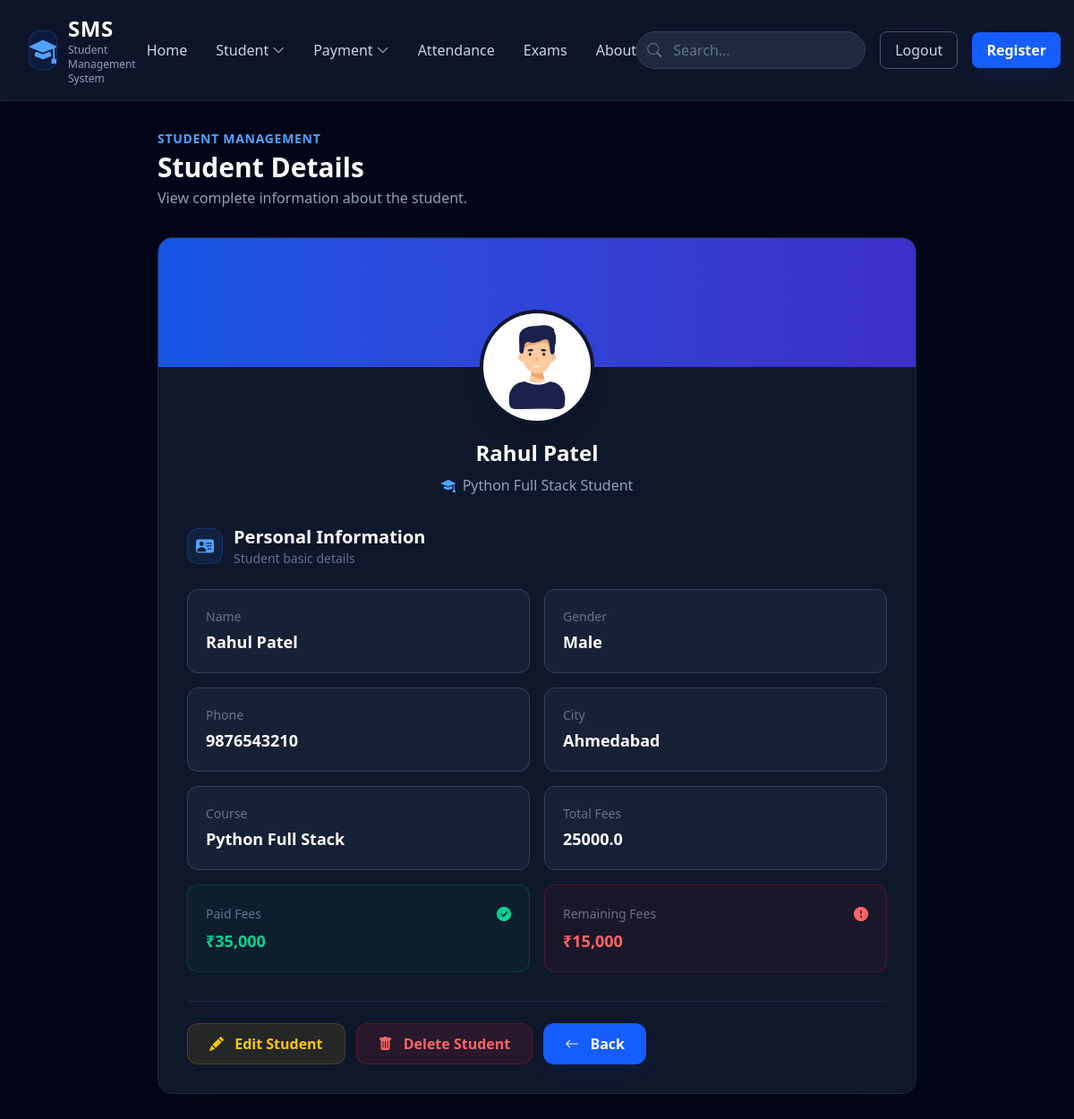
Page /studentdetail/6 on the committed database.
### student_app/models.py (models this page shows, shortened)
class Student(models.Model):
    gender = (
        ('male','male'),
        ('female','female')
    )
    name = models.CharField(max_length=50)
    gender = models.CharField(max_length=10,choices=gender)
    phone = models.IntegerField()
    city = models.CharField(max_length=50)
    course = models.CharField(max_length=50)
    fees = models.FloatField()
    image = models.ImageField(upload_to='media')

### student_app/views.py (the view)
# urls.py: path('studentdetail/<int:id>',views.studentdetail),
def studentdetail(request,id):
    s = Student.objects.get(id=id)
    return render(request,'studentdetail.html',{'s':s})

### templates/studentdetail.html
{% extends "base.html" %}
{% block contain %}
    <div class="max-w-4xl mx-auto px-6 py-8">
        <div class="mb-8">
            <p class="text-blue-400 text-sm font-semibold uppercase tracking-wider mb-1">
                Student Management
            </p>
            <h1 class="text-3xl font-bold text-white">
                Student Details
            </h1>
            <p class="text-slate-400 mt-1">
                View complete information about the student.
            </p>
        </div>
        <div class="bg-slate-900 border border-slate-800 rounded-2xl shadow-2xl overflow-hidden">
            <div class="h-36 bg-gradient-to-r from-blue-600 to-indigo-700 relative">
                <div class="absolute inset-0 bg-blue-900/20"></div>
            </div>
            <div class="flex flex-col items-center -mt-16 px-6 relative">
                <img
                    src="/media/{{s.image}}"
                    class="w-32 h-32 rounded-full border-4 border-slate-900 object-cover shadow-xl bg-slate-800"
                >
                <h2 class="text-2xl font-bold text-white mt-4">
                    {{s.name}}
                </h2>
                <div class="flex items-center gap-2 mt-2">
                    <i class="bi bi-mortarboard-fill text-blue-400"></i>
                    <p class="text-slate-400">
                        {{s.course}} Student
                    </p>
                </div>
            </div>
            <div class="p-8">
                <div class="flex items-center gap-3 mb-6">
                    <div class="w-10 h-10 rounded-xl bg-blue-500/10 border border-blue-500/20 flex items-center justify-center">
                        <i class="bi bi-person-vcard-fill text-xl text-blue-400"></i>
                    </div>
                    <div>
                        <h3 class="text-xl font-semibold text-white">
                            Personal Information
                        </h3>
                        <p class="text-slate-500 text-sm">
                            Student basic details
                        </p>
                    </div>
                </div>
                <div class="grid md:grid-cols-2 gap-4">
                    <div class="bg-slate-800/60 border border-slate-700 rounded-xl p-5">
                        <p class="text-slate-500 text-sm mb-1">
                            Name
                        </p>
                        <p class="font-semibold text-lg text-white">
                            {{s.name}}
                        </p>
                    </div>
                    <div class="bg-slate-800/60 border border-slate-700 rounded-xl p-5">
                        <p class="text-slate-500 text-sm mb-1">
                            Gender
                        </p>
                        <p class="font-semibold text-lg text-white">
                            {{s.gender}}
                        </p>
                    </div>
                    <div class="bg-slate-800/60 border border-slate-700 rounded-xl p-5">
                        <p class="text-slate-500 text-sm mb-1">
                            Phone
                        </p>
                        <p class="font-semibold text-lg text-white">
                            {{s.phone}}
                        </p>
                    </div>
                    <div class="bg-slate-800/60 border border-slate-700 rounded-xl p-5">
                        <p class="text-slate-500 text-sm mb-1">
                            City
                        </p>
                        <p class="font-semibold text-lg text-white">
                            {{s.city}}
                        </p>
                    </div>
                    <div class="bg-slate-800/60 border border-slate-700 rounded-xl p-5">
                        <p class="text-slate-500 text-sm mb-1">
                            Course
                        </p>
                        <p class="font-semibold text-lg text-white">
                            {{s.course}}
                        </p>
                    </div>
                    <div class="bg-slate-800/60 border border-slate-700 rounded-xl p-5">
                        <p class="text-slate-500 text-sm mb-1">
                            Total Fees
                        </p>
                        <p class="font-semibold text-lg text-white">
                            {{s.fees}}
                        </p>
                    </div>
                    <div class="bg-emerald-500/5 border border-emerald-500/20 rounded-xl p-5">
                        <div class="flex items-center justify-between">
                            <p class="text-slate-500 text-sm">
                                Paid Fees
                            </p>
                            <i class="bi bi-check-circle-fill text-emerald-400"></i>
                        </div>
                        <p class="font-semibold text-lg text-emerald-400 mt-1">
                            ₹35,000
                        </p>
                    </div>
                    <div class="bg-red-500/5 border border-red-500/20 rounded-xl p-5">
                        <div class="flex items-center justify-between">
                            <p class="text-slate-500 text-sm">
                                Remaining Fees
                            </p>
                            <i class="bi bi-exclamation-circle-fill text-red-400"></i>
                        </div>
                        <p class="font-semibold text-lg text-red-400 mt-1">
                            ₹15,000
                        </p>
                    </div>
                </div>
                <div class="mt-8 pt-6 border-t border-slate-800">
                    <div class="flex flex-wrap gap-3">
                        <button
                            class="bg-yellow-500/10 border border-yellow-500/20 text-yellow-400 hover:bg-yellow-500 hover:text-white px-6 py-2.5 rounded-xl font-semibold transition">
                            <i class="bi bi-pencil-fill mr-2"></i>
                            Edit Student
                        </button>
                        <button
                            class="bg-red-500/10 border border-red-500/20 text-red-400 hover:bg-red-600 hover:text-white px-6 py-2.5 rounded-xl font-semibold transition">
                            <i class="bi bi-trash-fill mr-2"></i>
                            Delete Student
                        </button>
                        <button
                            class="bg-blue-600 hover:bg-blue-500 text-white px-6 py-2.5 rounded-xl font-semibold shadow-lg shadow-blue-900/20 transition">
                            <i class="bi bi-arrow-left mr-2"></i>
                            Back
                        </button>
                    </div>
                </div>
            </div>
        </div>
    </div>
{% endblock contain %}

### rows in the picture
Student: image (picture), name "Rahul Patel", course "Python Full Stack", gender "Male", phone "9876543210", city "Ahmedabad", fees "25000.0"
